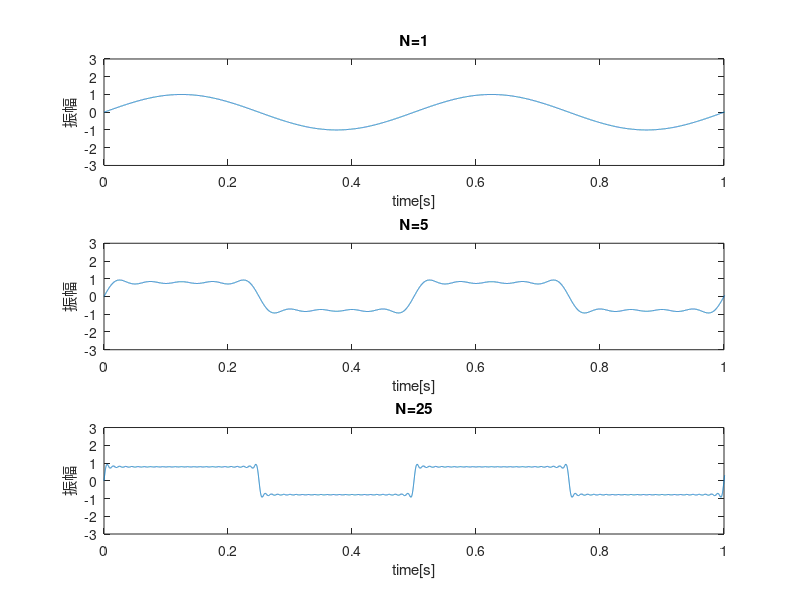

Here is the MATLAB script that generated this plot:
clear;

Fs = 16000;
T = 1/2; % 周期
f = 1/T; % 周波数

t = (0:4*(Fs-1)) /Fs;

y = 0;
for k=1
    y = y + (1/(2*k-1)) * sin(2*pi*f*(2*k-1)*t);
end
subplot(3,1,1);
plot(t,y);
axis([0 1 -3 3]);
title('N=1');
xlabel('time[s]');
ylabel('振幅');

y = 0;
for k=1:5
    y = y + (1/(2*k-1)) * sin(2*pi*f*(2*k-1)*t);
end
subplot(3,1,2);
plot(t,y);
axis([0 1 -3 3]);
title('N=5');
xlabel('time[s]');
ylabel('振幅');

y = 0;
for k=1:25
    y = y + (1/(2*k-1)) * sin(2*pi*f*(2*k-1)*t);
end
subplot(3,1,3);
plot(t,y);
axis([0 1 -3 3]);
title('N=25');
xlabel('time[s]');
ylabel('振幅');